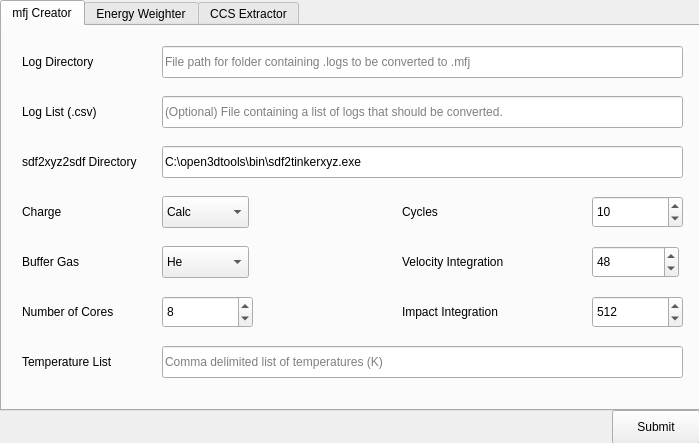
<?xml version="1.0" encoding="UTF-8"?>
<ui version="4.0">
 <class>Dialog</class>
 <widget class="QDialog" name="Dialog">
  <property name="geometry">
   <rect>
    <x>0</x>
    <y>0</y>
    <width>699</width>
    <height>443</height>
   </rect>
  </property>
  <property name="sizePolicy">
   <sizepolicy hsizetype="Fixed" vsizetype="Fixed">
    <horstretch>0</horstretch>
    <verstretch>0</verstretch>
   </sizepolicy>
  </property>
  <property name="minimumSize">
   <size>
    <width>699</width>
    <height>443</height>
   </size>
  </property>
  <property name="maximumSize">
   <size>
    <width>699</width>
    <height>443</height>
   </size>
  </property>
  <property name="windowTitle">
   <string>MobCal-MPI Processing Suite</string>
  </property>
  <widget class="QTabWidget" name="tabWidget">
   <property name="geometry">
    <rect>
     <x>0</x>
     <y>0</y>
     <width>700</width>
     <height>411</height>
    </rect>
   </property>
   <property name="currentIndex">
    <number>0</number>
   </property>
   <widget class="QWidget" name="tab_1">
    <attribute name="title">
     <string>mfj Creator</string>
    </attribute>
    <widget class="QLineEdit" name="t1le_1">
     <property name="geometry">
      <rect>
       <x>160</x>
       <y>20</y>
       <width>521</width>
       <height>32</height>
      </rect>
     </property>
     <property name="placeholderText">
      <string>File path for folder containing .logs to be converted to .mfj</string>
     </property>
    </widget>
    <widget class="QLineEdit" name="t1le_2">
     <property name="geometry">
      <rect>
       <x>160</x>
       <y>70</y>
       <width>521</width>
       <height>32</height>
      </rect>
     </property>
     <property name="toolTip">
      <string/>
     </property>
     <property name="statusTip">
      <string/>
     </property>
     <property name="placeholderText">
      <string>(Optional) File containing a list of logs that should be converted.</string>
     </property>
    </widget>
    <widget class="QLineEdit" name="t1le_3">
     <property name="geometry">
      <rect>
       <x>160</x>
       <y>120</y>
       <width>521</width>
       <height>32</height>
      </rect>
     </property>
     <property name="text">
      <string>C:\open3dtools\bin\sdf2tinkerxyz.exe </string>
     </property>
     <property name="placeholderText">
      <string>Directory that sdf2xyz2sdf was installed in</string>
     </property>
    </widget>
    <widget class="QLabel" name="t1l1">
     <property name="geometry">
      <rect>
       <x>20</x>
       <y>20</y>
       <width>91</width>
       <height>31</height>
      </rect>
     </property>
     <property name="text">
      <string>Log Directory</string>
     </property>
    </widget>
    <widget class="QLabel" name="t1l2">
     <property name="geometry">
      <rect>
       <x>20</x>
       <y>70</y>
       <width>91</width>
       <height>31</height>
      </rect>
     </property>
     <property name="text">
      <string>Log List (.csv)</string>
     </property>
    </widget>
    <widget class="QLabel" name="t1l3">
     <property name="geometry">
      <rect>
       <x>20</x>
       <y>120</y>
       <width>131</width>
       <height>31</height>
      </rect>
     </property>
     <property name="text">
      <string>sdf2xyz2sdf Directory</string>
     </property>
    </widget>
    <widget class="QLabel" name="t1l4">
     <property name="geometry">
      <rect>
       <x>20</x>
       <y>170</y>
       <width>131</width>
       <height>31</height>
      </rect>
     </property>
     <property name="text">
      <string>Charge</string>
     </property>
    </widget>
    <widget class="QComboBox" name="t1cb1">
     <property name="geometry">
      <rect>
       <x>160</x>
       <y>170</y>
       <width>87</width>
       <height>32</height>
      </rect>
     </property>
     <item>
      <property name="text">
       <string>Calc</string>
      </property>
     </item>
     <item>
      <property name="text">
       <string>Equal</string>
      </property>
     </item>
     <item>
      <property name="text">
       <string>None</string>
      </property>
     </item>
    </widget>
    <widget class="QLabel" name="t1l5">
     <property name="geometry">
      <rect>
       <x>400</x>
       <y>170</y>
       <width>131</width>
       <height>31</height>
      </rect>
     </property>
     <property name="text">
      <string>Cycles</string>
     </property>
    </widget>
    <widget class="QSpinBox" name="t1sb1">
     <property name="geometry">
      <rect>
       <x>590</x>
       <y>170</y>
       <width>91</width>
       <height>32</height>
      </rect>
     </property>
     <property name="maximum">
      <number>1000</number>
     </property>
     <property name="value">
      <number>10</number>
     </property>
    </widget>
    <widget class="QLabel" name="t1l6">
     <property name="geometry">
      <rect>
       <x>400</x>
       <y>220</y>
       <width>131</width>
       <height>31</height>
      </rect>
     </property>
     <property name="text">
      <string>Velocity Integration</string>
     </property>
    </widget>
    <widget class="QLabel" name="t1l7">
     <property name="geometry">
      <rect>
       <x>400</x>
       <y>270</y>
       <width>131</width>
       <height>31</height>
      </rect>
     </property>
     <property name="text">
      <string>Impact Integration</string>
     </property>
    </widget>
    <widget class="QSpinBox" name="t1sb2">
     <property name="geometry">
      <rect>
       <x>590</x>
       <y>220</y>
       <width>87</width>
       <height>32</height>
      </rect>
     </property>
     <property name="maximum">
      <number>1000</number>
     </property>
     <property name="value">
      <number>48</number>
     </property>
    </widget>
    <widget class="QSpinBox" name="t1sb3">
     <property name="geometry">
      <rect>
       <x>590</x>
       <y>270</y>
       <width>91</width>
       <height>32</height>
      </rect>
     </property>
     <property name="maximum">
      <number>1000</number>
     </property>
     <property name="value">
      <number>512</number>
     </property>
    </widget>
    <widget class="QLabel" name="t1l8">
     <property name="geometry">
      <rect>
       <x>20</x>
       <y>220</y>
       <width>131</width>
       <height>31</height>
      </rect>
     </property>
     <property name="text">
      <string>Buffer Gas</string>
     </property>
    </widget>
    <widget class="QComboBox" name="t1cb2">
     <property name="geometry">
      <rect>
       <x>160</x>
       <y>220</y>
       <width>87</width>
       <height>32</height>
      </rect>
     </property>
     <item>
      <property name="text">
       <string>He</string>
      </property>
     </item>
     <item>
      <property name="text">
       <string>N2</string>
      </property>
     </item>
    </widget>
    <widget class="QLabel" name="t1l9">
     <property name="geometry">
      <rect>
       <x>20</x>
       <y>270</y>
       <width>131</width>
       <height>31</height>
      </rect>
     </property>
     <property name="text">
      <string>Number of Cores</string>
     </property>
    </widget>
    <widget class="QSpinBox" name="t1sb4">
     <property name="geometry">
      <rect>
       <x>160</x>
       <y>270</y>
       <width>91</width>
       <height>32</height>
      </rect>
     </property>
     <property name="maximum">
      <number>1000</number>
     </property>
     <property name="value">
      <number>8</number>
     </property>
    </widget>
    <widget class="QLabel" name="t1l10">
     <property name="geometry">
      <rect>
       <x>20</x>
       <y>320</y>
       <width>131</width>
       <height>31</height>
      </rect>
     </property>
     <property name="text">
      <string>Temperature List</string>
     </property>
    </widget>
    <widget class="QLineEdit" name="t1le_4">
     <property name="geometry">
      <rect>
       <x>160</x>
       <y>320</y>
       <width>521</width>
       <height>32</height>
      </rect>
     </property>
     <property name="placeholderText">
      <string>Comma delimited list of temperatures (K)</string>
     </property>
    </widget>
   </widget>
   <widget class="QWidget" name="tab_2">
    <attribute name="title">
     <string>Energy Weighter</string>
    </attribute>
    <widget class="QLineEdit" name="t2le_1">
     <property name="geometry">
      <rect>
       <x>160</x>
       <y>20</y>
       <width>411</width>
       <height>32</height>
      </rect>
     </property>
     <property name="placeholderText">
      <string>File path for folder containing test.csv</string>
     </property>
    </widget>
    <widget class="QLabel" name="t2l1">
     <property name="geometry">
      <rect>
       <x>20</x>
       <y>20</y>
       <width>91</width>
       <height>31</height>
      </rect>
     </property>
     <property name="text">
      <string>CSV Directory</string>
     </property>
    </widget>
    <widget class="QLabel" name="t2l2">
     <property name="geometry">
      <rect>
       <x>20</x>
       <y>70</y>
       <width>91</width>
       <height>31</height>
      </rect>
     </property>
     <property name="text">
      <string>Temperature</string>
     </property>
    </widget>
    <widget class="QDoubleSpinBox" name="t2dsb1">
     <property name="geometry">
      <rect>
       <x>160</x>
       <y>70</y>
       <width>71</width>
       <height>32</height>
      </rect>
     </property>
     <property name="maximum">
      <double>1000000.000000000000000</double>
     </property>
     <property name="value">
      <double>298.149999999999977</double>
     </property>
    </widget>
    <widget class="QPushButton" name="pushButton_2">
     <property name="geometry">
      <rect>
       <x>590</x>
       <y>20</y>
       <width>88</width>
       <height>32</height>
      </rect>
     </property>
     <property name="text">
      <string>Select File</string>
     </property>
    </widget>
   </widget>
   <widget class="QWidget" name="tab_3">
    <attribute name="title">
     <string>CCS Extractor</string>
    </attribute>
    <widget class="QLineEdit" name="t3le_1">
     <property name="geometry">
      <rect>
       <x>160</x>
       <y>20</y>
       <width>521</width>
       <height>32</height>
      </rect>
     </property>
     <property name="placeholderText">
      <string>File path for folder containing .mout</string>
     </property>
    </widget>
    <widget class="QLabel" name="t3l1">
     <property name="geometry">
      <rect>
       <x>20</x>
       <y>20</y>
       <width>91</width>
       <height>31</height>
      </rect>
     </property>
     <property name="text">
      <string>Mout Directory</string>
     </property>
    </widget>
   </widget>
  </widget>
  <widget class="QPushButton" name="pushButton">
   <property name="geometry">
    <rect>
     <x>612</x>
     <y>410</y>
     <width>88</width>
     <height>34</height>
    </rect>
   </property>
   <property name="text">
    <string>Submit</string>
   </property>
  </widget>
 </widget>
 <resources/>
 <connections/>
</ui>
